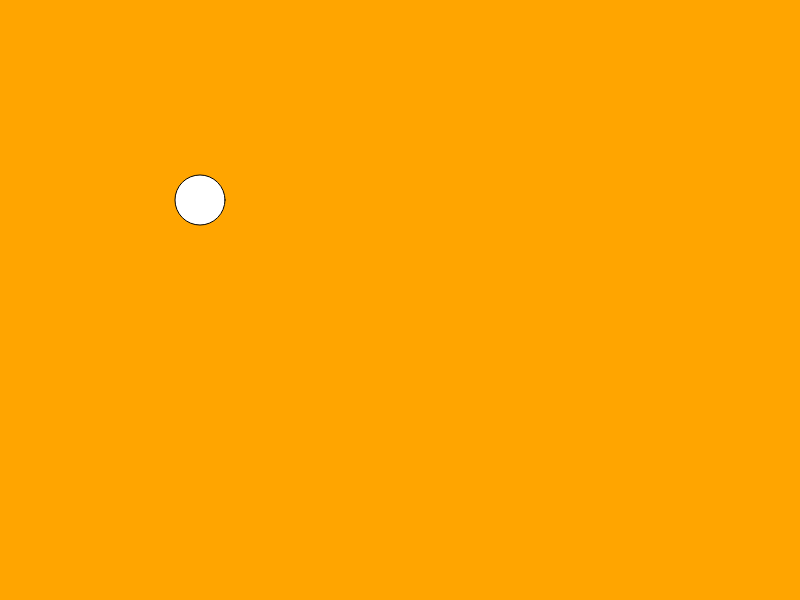
Frame 1 (no input)
Frame 60 (no input): identical to frame 1, image omitted
Frame 120 (the mouse pressed at the canvas centre since frame 60): identical to frame 1, image omitted

The p5.js sketch that drew this single still picture (run headless with seeded random() and noise() and a simulated clock; from frame 60 on, the mouse is pressed at the canvas centre):

// p5.js sketch
// ── sketch.js
function setup() {
    createCanvas(800, 600);
    let answer = 42;
    let fav = 8;
    console.log(answer + fav);
    console.log(answer - fav);
    console.log(answer * fav);
    console.log(answer / fav);
    let fruit1 = "banana";
    let fruit2 = "apple";
    console.log(fruit1 + fruit2);

    console.log(`i dont like ${fruit1}s and also ${fruit2}s`);
    console.log('cat'[1]);
    console.log(answer.toString());
    let determine = 42 ==43;
    const name  = 'tenframespersecond';
    let huh;
   
    console.log(``)
    console.log(huh);
    console.log(name);

}

function draw() {
    background(255,165,0);

    circle(200, 200, 50);

}
